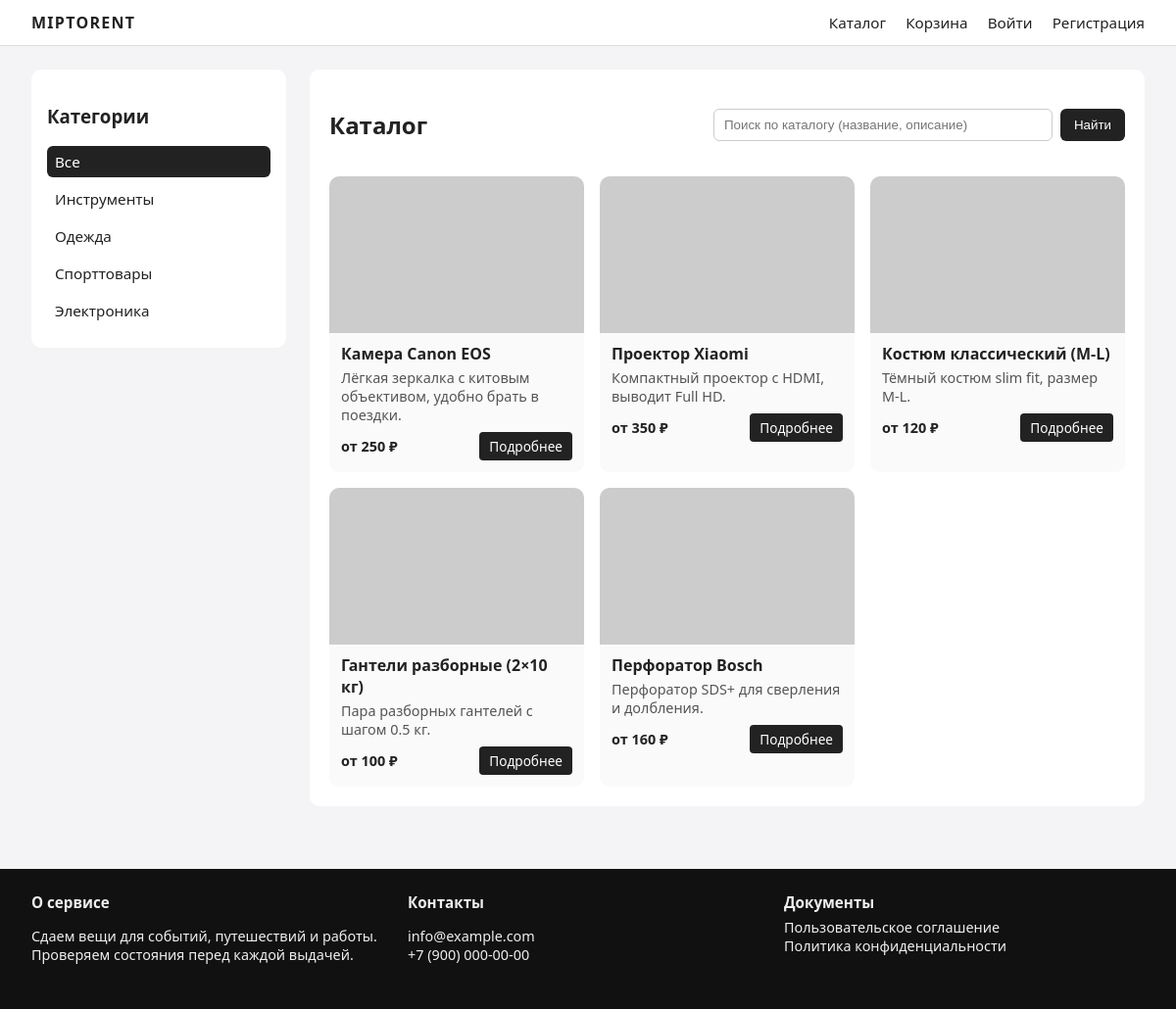
/catalog, run on the app's committed database.
### app/models.py (models this page shows)
class Category(Base):
    __tablename__ = "category"
    id = Column(Integer, primary_key=True)
    name = Column(String(120), unique=True, nullable=False)
    items = relationship("Item", backref="category", lazy="joined")

class Item(Base):
    __tablename__ = "item"
    id = Column(Integer, primary_key=True)
    name = Column(String(255), nullable=False)
    price_per_hour = Column(Integer, nullable=False, default=0)
    price_per_3h = Column(Integer, nullable=False, default=0)
    price_per_day = Column(Integer, nullable=False, default=0)
    price_per_week = Column(Integer, nullable=False, default=0)
    short_description = Column(Text, nullable=False)
    description = Column(Text, nullable=False)
    category_id = Column(Integer, ForeignKey("category.id"), nullable=False)
    images = relationship("ItemImage", backref="item", lazy="joined")
    orders = relationship("Order", backref="item", lazy="joined")

### app/routes/public.py (the view)
@router.get("/catalog", name="index")
async def index(request: Request, q: str = "", category: str = "", db: Session = Depends(get_db)):
    user = get_current_user(request, db)
    q_norm = q.strip().lower()
    categories = db.query(Category).order_by(Category.name).all()
    items_query = db.query(Item)
    if category:
        items_query = items_query.filter(Item.category_id == int(category))
    if q_norm:
        words = [w for w in q_norm.split() if w]
        for w in words:
            like = f"%{w}%"
            items_query = items_query.filter(
                or_(
                    Item.name.ilike(like),
                    Item.short_description.ilike(like),
                    Item.description.ilike(like),
                )
            )
    items = items_query.all()
    return await render(
        request,
        "index.html",
        {
            "request": request,
            "items": items,
            "q": q_norm,
            "category_id": int(category) if category else None,
            "categories": categories,
            "current_user": user,
        },
    )

### templates/index.html (shortened to what this page needs)
{% extends "base.html" %}
{% block content %}
<div class="layout-two-columns">
    <aside class="sidebar">
        <h3>Категории</h3>
        <ul class="category-list">
            <li>
                <a href="{{ request.url_for('index') }}" class="{{ '' if category_id else 'active' }}">Все</a>
            </li>
            {% for c in categories %}
                <li>
                    <a href="{{ request.url_for('index') ~ '?category=' ~ c.id }}" class="{{ 'active' if category_id == c.id else '' }}">{{ c.name }}</a>
                </li>
            {% endfor %}
        </ul>
    </aside>
    <section class="catalog-area">
        <div class="catalog-header">
            <h1>Каталог</h1>
            <form method="get" action="{{ request.url_for('index') }}" class="search-form">
                <input type="text" name="q" placeholder="Поиск по каталогу (название, описание)" value="{{ q }}">
                <button type="submit">Найти</button>
            </form>
        </div>
        {% if items %}
            <div class="catalog-grid">
                {% for item in items %}
                    <article class="catalog-card">
                        <a href="{{ request.url_for('item_detail', item_id=item.id) }}" class="card-image">
                            <img src="{{ item.images[0].url if item.images else 'https://placehold.co/600x400?text=Нет+фото' }}" alt="{{ item.name }}">
                        </a>
                        <div class="card-body">
                            <h2 class="card-title">
                                <a href="{{ request.url_for('item_detail', item_id=item.id) }}">{{ item.name }}</a>
                            </h2>
                            <p class="card-text">{{ item.short_description }}</p>
                            <div class="card-meta">
                                {% set tier_prices = [item.price_per_hour, item.price_per_3h, item.price_per_day, item.price_per_week] | select('gt', 0) | list %}
                                {% set min_price = tier_prices|min if tier_prices else 0 %}
                                <span class="price">
                                    {% if tier_prices %}от {{ min_price }} ₽{% else %}Цена не указана{% endif %}
                                </span>
                                <a href="{{ request.url_for('item_detail', item_id=item.id) }}" class="btn-small">Подробнее</a>
                            </div>
                        </div>
                    </article>
                {% endfor %}
            </div>
        {% else %}
            <p>Ничего не найдено. Попробуйте изменить запрос или выбрать другую категорию.</p>
        {% endif %}
    </section>
</div>
{% endblock %}

### templates/base.html (shortened to what this page needs)
<!doctype html>
<html lang="ru">
<head>
    <link rel="stylesheet" href="{{ request.url_for('static', path='css/style.css') }}">
</head>
<body>
<header class="top-bar">
    <div class="logo">
        <a href="{{ request.url_for('index') }}">MIPTORENT</a>
    </div>
    <nav class="top-nav">
        <a href="{{ request.url_for('index') }}">Каталог</a>
        <a href="{{ request.url_for('cart') }}">Корзина</a>
        {% if current_user %}
            {% if current_user.role == "admin" %}
                <a href="{{ request.url_for('admin_items') }}">Админка</a>
            {% endif %}
            <a href="{{ request.url_for('profile') }}">Профиль</a>
        {% else %}
            <a href="{{ request.url_for('login') }}">Войти</a>
            <a href="{{ request.url_for('register') }}">Регистрация</a>
        {% endif %}
    </nav>
</header>
<main class="page-content">
    {% block content %}{% endblock %}
</main>
<footer class="footer">
    <div class="footer-inner">
        <div class="footer-block">
            <h4>О сервисе</h4>
            <p>Сдаем вещи для событий, путешествий и работы. Проверяем состояния перед каждой выдачей.</p>
        </div>
        <div class="footer-block">
            <h4>Контакты</h4>
            <p>info@example.com<br>+7 (900) 000-00-00</p>
        </div>
        <div class="footer-block">
            <h4>Документы</h4>
            <ul>
                <li><a href="#">Пользовательское соглашение</a></li>
                <li><a href="#">Политика конфиденциальности</a></li>
            </ul>
        </div>
    </div>
</footer>
</body>
</html>

### static/css/style.css (style rules this page uses)
* { box-sizing: border-box; }
html, body { height: 100%; }
body { margin: 0; font-family: system-ui, -apple-system, BlinkMacSystemFont, "Segoe UI", sans-serif; background: #f4f4f6; color: #222; display: flex; flex-direction: column; }
a { color: inherit; text-decoration: none; }
.top-bar { display: flex; align-items: center; justify-content: space-between; padding: 12px 32px; background: #ffffff; border-bottom: 1px solid #ddd; position: sticky; top: 0; z-index: 10; }
.logo a { font-weight: 700; letter-spacing: 0.08em; }
.top-nav a { margin-left: 16px; font-size: 0.95rem; }
.page-content { padding: 24px 32px 64px; flex: 1; }
.layout-two-columns { display: grid; grid-template-columns: 260px minmax(0, 1fr); gap: 24px; }
.sidebar { background: #ffffff; border-radius: 10px; padding: 16px; align-self: start; }
.category-list { list-style: none; padding: 0; margin: 8px 0 0; }
.category-list li { margin-bottom: 6px; }
.category-list a { display: block; padding: 6px 8px; border-radius: 6px; font-size: 0.95rem; }
.category-list a.active { background: #222; color: #fff; }
.catalog-area { background: #ffffff; border-radius: 10px; padding: 20px; }
.catalog-header { display: flex; justify-content: space-between; align-items: center; gap: 16px; margin-bottom: 16px; }
.search-form { display: flex; gap: 8px; width: 100%; max-width: 420px; }
.search-form input[type="text"] { flex: 1; padding: 8px 10px; border-radius: 6px; border: 1px solid #ccc; }
.search-form button { padding: 8px 14px; border-radius: 6px; border: none; background: #222; color: #fff; cursor: pointer; }
.catalog-grid { display: grid; grid-template-columns: repeat(auto-fill, minmax(220px, 1fr)); gap: 16px; }
.catalog-card { background: #fafafa; border-radius: 10px; overflow: hidden; display: flex; flex-direction: column; }
.catalog-card img { width: 100%; height: 160px; object-fit: cover; display: block; }
.card-body { padding: 10px 12px 12px; }
.card-title { margin: 0 0 4px; font-size: 1rem; }
.card-text { margin: 0 0 8px; font-size: 0.9rem; color: #555; }
.card-meta { display: flex; justify-content: space-between; align-items: center; font-size: 0.9rem; }
.price { font-weight: 600; }
.btn-small { padding: 5px 10px; background: #222; color: #fff; border-radius: 4px; font-size: 0.85rem; }
.footer { background: #111; color: #eee; padding: 24px 32px 32px; margin-top: auto; }
.footer-inner { display: grid; grid-template-columns: repeat(auto-fit, minmax(160px, 1fr)); gap: 16px; font-size: 0.9rem; }
.footer h4 { margin-top: 0; margin-bottom: 6px; font-size: 0.95rem; }
.footer ul { list-style: none; padding: 0; margin: 0; }
.footer a { color: #eee; }

### data on the page
Category: name "Инструменты"
Category: name "Одежда"
Category: name "Спорттовары"
Category: name "Электроника"
Item: name "Камера Canon EOS", short_description "Лёгкая зеркалка с китовым объективом, удобно брать в поездки.", price_per_3h "250"
Item: name "Проектор Xiaomi", short_description "Компактный проектор с HDMI, выводит Full HD.", price_per_3h "350"
Item: name "Костюм классический (M-L)", short_description "Тёмный костюм slim fit, размер M-L.", price_per_3h "120"
Item: name "Гантели разборные (2×10 кг)", short_description "Пара разборных гантелей с шагом 0.5 кг.", price_per_3h "100"
Item: name "Перфоратор Bosch", short_description "Перфоратор SDS+ для сверления и долбления.", price_per_3h "160"
